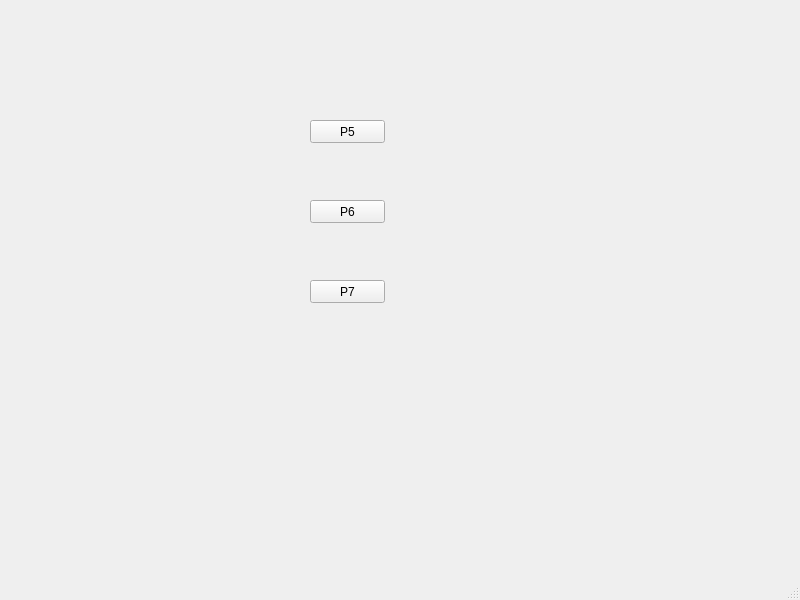
<?xml version="1.0" encoding="UTF-8"?>
<ui version="4.0">
 <class>MainWindow</class>
 <widget class="QMainWindow" name="MainWindow">
  <property name="geometry">
   <rect>
    <x>0</x>
    <y>0</y>
    <width>800</width>
    <height>600</height>
   </rect>
  </property>
  <property name="windowTitle">
   <string>MainWindow</string>
  </property>
  <widget class="QWidget" name="centralwidget">
   <widget class="QPushButton" name="P6">
    <property name="geometry">
     <rect>
      <x>310</x>
      <y>200</y>
      <width>75</width>
      <height>23</height>
     </rect>
    </property>
    <property name="text">
     <string>P6</string>
    </property>
   </widget>
   <widget class="QPushButton" name="P7">
    <property name="geometry">
     <rect>
      <x>310</x>
      <y>280</y>
      <width>75</width>
      <height>23</height>
     </rect>
    </property>
    <property name="text">
     <string>P7</string>
    </property>
   </widget>
   <widget class="QPushButton" name="P5">
    <property name="geometry">
     <rect>
      <x>310</x>
      <y>120</y>
      <width>75</width>
      <height>23</height>
     </rect>
    </property>
    <property name="text">
     <string>P5</string>
    </property>
   </widget>
  </widget>
  <widget class="QMenuBar" name="menubar">
   <property name="geometry">
    <rect>
     <x>0</x>
     <y>0</y>
     <width>800</width>
     <height>21</height>
    </rect>
   </property>
  </widget>
  <widget class="QStatusBar" name="statusbar"/>
 </widget>
 <resources/>
 <connections/>
</ui>
